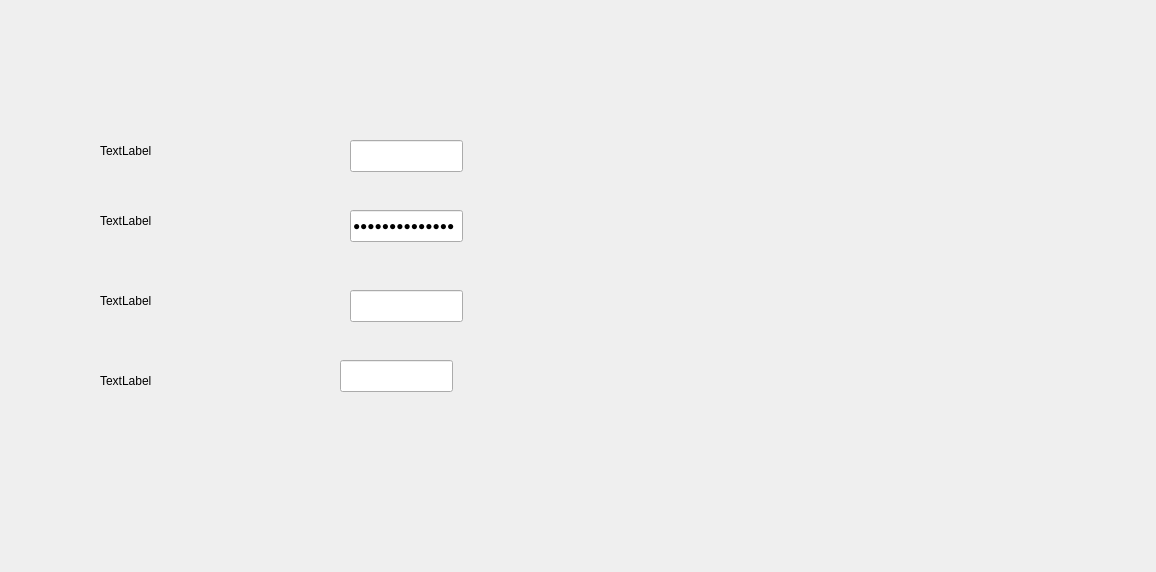
<?xml version="1.0" encoding="UTF-8"?>
<ui version="4.0">
 <class>MyWidget</class>
 <widget class="QWidget" name="MyWidget">
  <property name="geometry">
   <rect>
    <x>0</x>
    <y>0</y>
    <width>1156</width>
    <height>572</height>
   </rect>
  </property>
  <property name="windowTitle">
   <string>MyWidget</string>
  </property>
  <widget class="QLabel" name="label">
   <property name="geometry">
    <rect>
     <x>100</x>
     <y>140</y>
     <width>85</width>
     <height>22</height>
    </rect>
   </property>
   <property name="text">
    <string>TextLabel</string>
   </property>
  </widget>
  <widget class="QLabel" name="label_2">
   <property name="geometry">
    <rect>
     <x>100</x>
     <y>210</y>
     <width>85</width>
     <height>22</height>
    </rect>
   </property>
   <property name="text">
    <string>TextLabel</string>
   </property>
  </widget>
  <widget class="QLabel" name="label_3">
   <property name="geometry">
    <rect>
     <x>100</x>
     <y>290</y>
     <width>85</width>
     <height>22</height>
    </rect>
   </property>
   <property name="text">
    <string>TextLabel</string>
   </property>
  </widget>
  <widget class="QLabel" name="label_4">
   <property name="geometry">
    <rect>
     <x>100</x>
     <y>370</y>
     <width>85</width>
     <height>22</height>
    </rect>
   </property>
   <property name="text">
    <string>TextLabel</string>
   </property>
  </widget>
  <widget class="QLineEdit" name="lineEdit">
   <property name="geometry">
    <rect>
     <x>350</x>
     <y>140</y>
     <width>113</width>
     <height>32</height>
    </rect>
   </property>
  </widget>
  <widget class="QLineEdit" name="lineEdit_2">
   <property name="geometry">
    <rect>
     <x>350</x>
     <y>210</y>
     <width>113</width>
     <height>32</height>
    </rect>
   </property>
   <property name="inputMask">
    <string>&gt;AA-90-bb-! aa\#H;*</string>
   </property>
   <property name="echoMode">
    <enum>QLineEdit::Password</enum>
   </property>
  </widget>
  <widget class="QLineEdit" name="lineEdit_3">
   <property name="geometry">
    <rect>
     <x>350</x>
     <y>290</y>
     <width>113</width>
     <height>32</height>
    </rect>
   </property>
  </widget>
  <widget class="QLineEdit" name="lineEdit_4">
   <property name="geometry">
    <rect>
     <x>340</x>
     <y>360</y>
     <width>113</width>
     <height>32</height>
    </rect>
   </property>
  </widget>
 </widget>
 <layoutdefault spacing="6" margin="11"/>
 <resources/>
 <connections/>
</ui>
